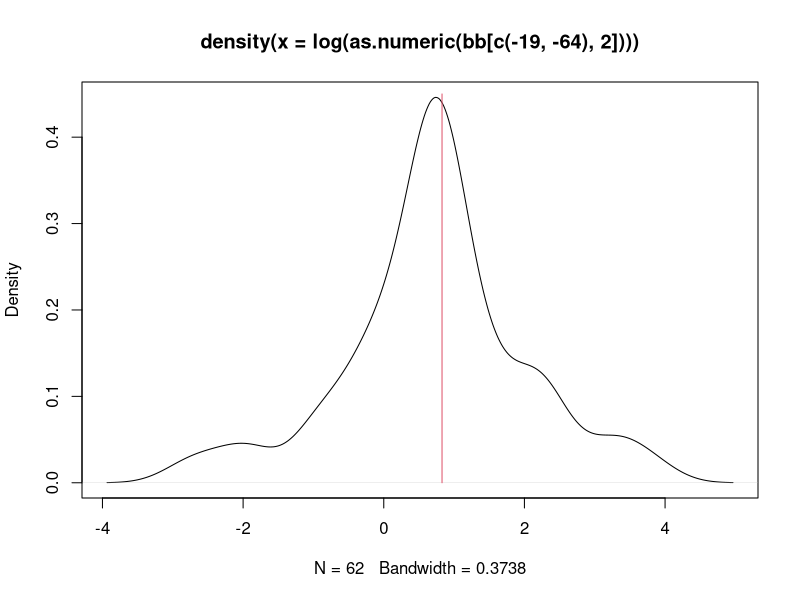
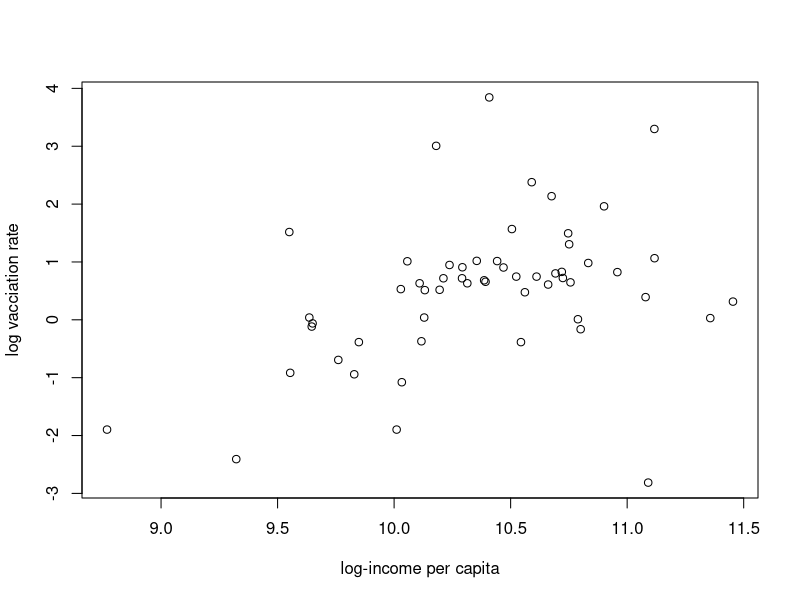

Generate these figures, in order, with R:
dd <- as.matrix(read.csv2("vaccinations.csv", sep = ","))

bb <- NULL
country <- ""
countrynmbr <- 0
for (i in 1:dim(dd)[1]) {
  if (as.character(dd[i, 1]) != country) {
    bb <- rbind(bb, c(dd[i, 1], as.numeric(dd[i, 9])))
    country <- dd[i, 1]
    countrynmbr <- countrynmbr + 1
  } else {
    bb[countrynmbr, 2] <- as.numeric(dd[i, 9])
  }
}
# remove EU 19 and world 64

plot(density(log(as.numeric(bb[c(-19, -64), 2]))))
lines(c(log(as.numeric(bb[22, 2])), log(as.numeric(bb[22, 2]))), c(0, 0.45), col = 2)

ii <- read.csv("gdp-per-capita-worldbank.csv")
gg <- NULL
country <- ""
countrynmbr <- 0
for (i in 1:dim(ii)[1]) {
  if (as.character(ii[i, "Entity"]) != country) {
    gg <- rbind(gg, c(as.character(ii[i, "Entity"]), as.numeric(ii[i, 4])))
    country <- as.character(ii[i, "Entity"])
    countrynmbr <- countrynmbr + 1
  } else {
    gg[countrynmbr, 2] <- as.numeric(ii[i, 4])
  }
}

bb <- cbind(bb, rep(0, dim(bb)[1]))

l <- dim(gg)[1]
for (i in 1:dim(bb)[1]) {
  ind <- (1:l)[gg[, 1] == bb[i, 1]]
  if (length(ind == 1)) bb[i, 3] <- gg[ind, 2]
}

plot(log(as.numeric(bb[, 3])), log(as.numeric(bb[, 2])), xlab = "log-income per capita", ylab = "log vacciation rate")
